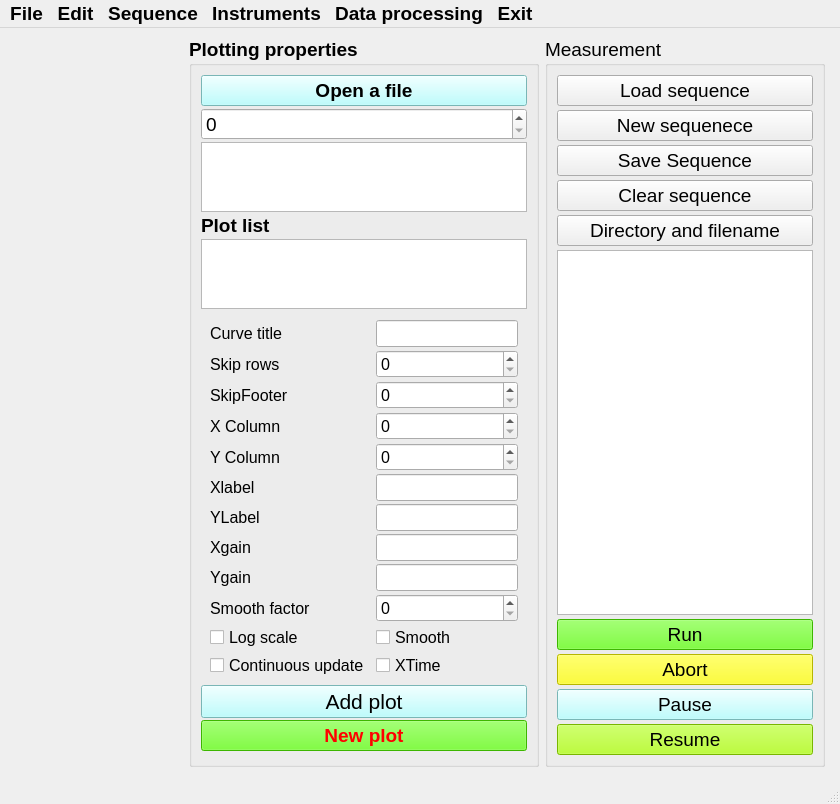
<?xml version="1.0" encoding="UTF-8"?>
<ui version="4.0">
 <class>MainWindow</class>
 <widget class="QMainWindow" name="MainWindow">
  <property name="geometry">
   <rect>
    <x>0</x>
    <y>0</y>
    <width>840</width>
    <height>668</height>
   </rect>
  </property>
  <property name="sizePolicy">
   <sizepolicy hsizetype="Maximum" vsizetype="Expanding">
    <horstretch>0</horstretch>
    <verstretch>0</verstretch>
   </sizepolicy>
  </property>
  <property name="font">
   <font>
    <family>Arial</family>
    <pointsize>14</pointsize>
    <weight>75</weight>
    <bold>true</bold>
   </font>
  </property>
  <property name="cursor">
   <cursorShape>ArrowCursor</cursorShape>
  </property>
  <property name="windowTitle">
   <string>MainWindow</string>
  </property>
  <property name="toolButtonStyle">
   <enum>Qt::ToolButtonTextUnderIcon</enum>
  </property>
  <property name="animated">
   <bool>true</bool>
  </property>
  <property name="tabShape">
   <enum>QTabWidget::Rounded</enum>
  </property>
  <property name="dockNestingEnabled">
   <bool>false</bool>
  </property>
  <widget class="QWidget" name="centralwidget">
   <layout class="QHBoxLayout" name="horizontalLayout">
    <item>
     <widget class="QWidget" name="plot_window" native="true">
      <property name="sizePolicy">
       <sizepolicy hsizetype="Expanding" vsizetype="Expanding">
        <horstretch>5</horstretch>
        <verstretch>0</verstretch>
       </sizepolicy>
      </property>
      <property name="maximumSize">
       <size>
        <width>1038</width>
        <height>16777215</height>
       </size>
      </property>
      <layout class="QVBoxLayout" name="mpl"/>
     </widget>
    </item>
    <item>
     <widget class="QGroupBox" name="groupBox">
      <property name="sizePolicy">
       <sizepolicy hsizetype="MinimumExpanding" vsizetype="Preferred">
        <horstretch>0</horstretch>
        <verstretch>0</verstretch>
       </sizepolicy>
      </property>
      <property name="styleSheet">
       <string notr="true">font: 75 12pt &quot;Arial&quot;;</string>
      </property>
      <property name="title">
       <string>Plotting properties</string>
      </property>
      <layout class="QGridLayout" name="gridLayout">
       <item row="0" column="0">
        <layout class="QVBoxLayout" name="verticalLayout">
         <property name="spacing">
          <number>2</number>
         </property>
         <property name="topMargin">
          <number>0</number>
         </property>
         <property name="rightMargin">
          <number>0</number>
         </property>
         <property name="bottomMargin">
          <number>4</number>
         </property>
         <item>
          <widget class="QPushButton" name="bbutton">
           <property name="sizePolicy">
            <sizepolicy hsizetype="Expanding" vsizetype="Expanding">
             <horstretch>0</horstretch>
             <verstretch>0</verstretch>
            </sizepolicy>
           </property>
           <property name="styleSheet">
            <string notr="true">background-color: rgb(170, 255, 255);
font: 75 14pt &quot;Arial&quot;;</string>
           </property>
           <property name="text">
            <string>Open a file</string>
           </property>
          </widget>
         </item>
         <item>
          <widget class="QSpinBox" name="FileIndex">
           <property name="font">
            <font>
             <family>Arial</family>
             <pointsize>14</pointsize>
             <weight>50</weight>
             <italic>false</italic>
             <bold>false</bold>
            </font>
           </property>
           <property name="styleSheet">
            <string notr="true">font: 14pt &quot;Arial&quot;;</string>
           </property>
          </widget>
         </item>
         <item>
          <widget class="QTextEdit" name="file_name">
           <property name="sizePolicy">
            <sizepolicy hsizetype="Preferred" vsizetype="Preferred">
             <horstretch>1</horstretch>
             <verstretch>1</verstretch>
            </sizepolicy>
           </property>
           <property name="minimumSize">
            <size>
             <width>4</width>
             <height>0</height>
            </size>
           </property>
          </widget>
         </item>
         <item>
          <widget class="QLabel" name="label_11">
           <property name="text">
            <string>Plot list</string>
           </property>
          </widget>
         </item>
         <item>
          <widget class="QListWidget" name="PlotList"/>
         </item>
         <item>
          <widget class="QWidget" name="widget" native="true">
           <property name="sizePolicy">
            <sizepolicy hsizetype="Expanding" vsizetype="Expanding">
             <horstretch>0</horstretch>
             <verstretch>0</verstretch>
            </sizepolicy>
           </property>
           <property name="font">
            <font>
             <family>Arial</family>
             <pointsize>12</pointsize>
             <weight>9</weight>
             <italic>false</italic>
             <bold>false</bold>
            </font>
           </property>
           <layout class="QFormLayout" name="formLayout_2">
            <property name="horizontalSpacing">
             <number>2</number>
            </property>
            <property name="verticalSpacing">
             <number>3</number>
            </property>
            <property name="bottomMargin">
             <number>5</number>
            </property>
            <item row="3" column="0">
             <widget class="QLabel" name="label_9">
              <property name="sizePolicy">
               <sizepolicy hsizetype="Preferred" vsizetype="Expanding">
                <horstretch>0</horstretch>
                <verstretch>0</verstretch>
               </sizepolicy>
              </property>
              <property name="font">
               <font>
                <family>Arial</family>
                <pointsize>12</pointsize>
                <weight>9</weight>
                <italic>false</italic>
                <bold>false</bold>
               </font>
              </property>
              <property name="text">
               <string>Curve title</string>
              </property>
             </widget>
            </item>
            <item row="3" column="1">
             <widget class="QLineEdit" name="CurveLabel">
              <property name="sizePolicy">
               <sizepolicy hsizetype="Expanding" vsizetype="Expanding">
                <horstretch>0</horstretch>
                <verstretch>0</verstretch>
               </sizepolicy>
              </property>
              <property name="font">
               <font>
                <family>Arial</family>
                <pointsize>12</pointsize>
                <weight>9</weight>
                <italic>false</italic>
                <bold>false</bold>
               </font>
              </property>
             </widget>
            </item>
            <item row="4" column="0">
             <widget class="QLabel" name="label_4">
              <property name="sizePolicy">
               <sizepolicy hsizetype="Preferred" vsizetype="Expanding">
                <horstretch>0</horstretch>
                <verstretch>0</verstretch>
               </sizepolicy>
              </property>
              <property name="font">
               <font>
                <family>Arial</family>
                <pointsize>12</pointsize>
                <weight>9</weight>
                <italic>false</italic>
                <bold>false</bold>
               </font>
              </property>
              <property name="text">
               <string>Skip rows</string>
              </property>
             </widget>
            </item>
            <item row="4" column="1">
             <widget class="QSpinBox" name="SkipRows"/>
            </item>
            <item row="5" column="0">
             <widget class="QLabel" name="label_10">
              <property name="text">
               <string>SkipFooter</string>
              </property>
             </widget>
            </item>
            <item row="5" column="1">
             <widget class="QSpinBox" name="SkipFoot"/>
            </item>
            <item row="6" column="0">
             <widget class="QLabel" name="label">
              <property name="sizePolicy">
               <sizepolicy hsizetype="Preferred" vsizetype="Expanding">
                <horstretch>0</horstretch>
                <verstretch>0</verstretch>
               </sizepolicy>
              </property>
              <property name="font">
               <font>
                <family>Arial</family>
                <pointsize>12</pointsize>
                <weight>9</weight>
                <italic>false</italic>
                <bold>false</bold>
               </font>
              </property>
              <property name="text">
               <string>X Column</string>
              </property>
             </widget>
            </item>
            <item row="6" column="1">
             <widget class="QSpinBox" name="Xaxis">
              <property name="sizePolicy">
               <sizepolicy hsizetype="Minimum" vsizetype="Expanding">
                <horstretch>0</horstretch>
                <verstretch>0</verstretch>
               </sizepolicy>
              </property>
              <property name="font">
               <font>
                <family>Arial</family>
                <pointsize>12</pointsize>
                <weight>9</weight>
                <italic>false</italic>
                <bold>false</bold>
               </font>
              </property>
             </widget>
            </item>
            <item row="7" column="0">
             <widget class="QLabel" name="label_2">
              <property name="sizePolicy">
               <sizepolicy hsizetype="Preferred" vsizetype="Expanding">
                <horstretch>0</horstretch>
                <verstretch>0</verstretch>
               </sizepolicy>
              </property>
              <property name="font">
               <font>
                <family>Arial</family>
                <pointsize>12</pointsize>
                <weight>9</weight>
                <italic>false</italic>
                <bold>false</bold>
               </font>
              </property>
              <property name="text">
               <string>Y Column</string>
              </property>
             </widget>
            </item>
            <item row="7" column="1">
             <widget class="QSpinBox" name="Yaxis">
              <property name="sizePolicy">
               <sizepolicy hsizetype="Minimum" vsizetype="Expanding">
                <horstretch>0</horstretch>
                <verstretch>0</verstretch>
               </sizepolicy>
              </property>
              <property name="font">
               <font>
                <family>Arial</family>
                <pointsize>12</pointsize>
                <weight>9</weight>
                <italic>false</italic>
                <bold>false</bold>
               </font>
              </property>
             </widget>
            </item>
            <item row="8" column="0">
             <widget class="QLabel" name="label_5">
              <property name="sizePolicy">
               <sizepolicy hsizetype="Preferred" vsizetype="Expanding">
                <horstretch>0</horstretch>
                <verstretch>0</verstretch>
               </sizepolicy>
              </property>
              <property name="font">
               <font>
                <family>Arial</family>
                <pointsize>12</pointsize>
                <weight>9</weight>
                <italic>false</italic>
                <bold>false</bold>
               </font>
              </property>
              <property name="text">
               <string>Xlabel</string>
              </property>
             </widget>
            </item>
            <item row="8" column="1">
             <widget class="QLineEdit" name="Xlabel">
              <property name="sizePolicy">
               <sizepolicy hsizetype="Expanding" vsizetype="Expanding">
                <horstretch>0</horstretch>
                <verstretch>0</verstretch>
               </sizepolicy>
              </property>
              <property name="font">
               <font>
                <family>Arial</family>
                <pointsize>12</pointsize>
                <weight>9</weight>
                <italic>false</italic>
                <bold>false</bold>
               </font>
              </property>
             </widget>
            </item>
            <item row="10" column="0">
             <widget class="QLabel" name="label_3">
              <property name="sizePolicy">
               <sizepolicy hsizetype="Preferred" vsizetype="Expanding">
                <horstretch>0</horstretch>
                <verstretch>0</verstretch>
               </sizepolicy>
              </property>
              <property name="font">
               <font>
                <family>Arial</family>
                <pointsize>12</pointsize>
                <weight>9</weight>
                <italic>false</italic>
                <bold>false</bold>
               </font>
              </property>
              <property name="text">
               <string>YLabel</string>
              </property>
             </widget>
            </item>
            <item row="10" column="1">
             <widget class="QLineEdit" name="Ylabel">
              <property name="sizePolicy">
               <sizepolicy hsizetype="Expanding" vsizetype="Expanding">
                <horstretch>0</horstretch>
                <verstretch>0</verstretch>
               </sizepolicy>
              </property>
              <property name="font">
               <font>
                <family>Arial</family>
                <pointsize>12</pointsize>
                <weight>9</weight>
                <italic>false</italic>
                <bold>false</bold>
               </font>
              </property>
             </widget>
            </item>
            <item row="12" column="0">
             <widget class="QLabel" name="label_6">
              <property name="sizePolicy">
               <sizepolicy hsizetype="Preferred" vsizetype="Expanding">
                <horstretch>0</horstretch>
                <verstretch>0</verstretch>
               </sizepolicy>
              </property>
              <property name="font">
               <font>
                <family>Arial</family>
                <pointsize>12</pointsize>
                <weight>9</weight>
                <italic>false</italic>
                <bold>false</bold>
               </font>
              </property>
              <property name="text">
               <string>Xgain</string>
              </property>
             </widget>
            </item>
            <item row="12" column="1">
             <widget class="QLineEdit" name="Xgain">
              <property name="sizePolicy">
               <sizepolicy hsizetype="Expanding" vsizetype="Expanding">
                <horstretch>0</horstretch>
                <verstretch>0</verstretch>
               </sizepolicy>
              </property>
              <property name="font">
               <font>
                <family>Arial</family>
                <pointsize>12</pointsize>
                <weight>9</weight>
                <italic>false</italic>
                <bold>false</bold>
               </font>
              </property>
             </widget>
            </item>
            <item row="14" column="0">
             <widget class="QLabel" name="label_7">
              <property name="sizePolicy">
               <sizepolicy hsizetype="Preferred" vsizetype="Expanding">
                <horstretch>0</horstretch>
                <verstretch>0</verstretch>
               </sizepolicy>
              </property>
              <property name="font">
               <font>
                <family>Arial</family>
                <pointsize>12</pointsize>
                <weight>9</weight>
                <italic>false</italic>
                <bold>false</bold>
               </font>
              </property>
              <property name="text">
               <string>Ygain</string>
              </property>
             </widget>
            </item>
            <item row="14" column="1">
             <widget class="QLineEdit" name="Ygain">
              <property name="sizePolicy">
               <sizepolicy hsizetype="Expanding" vsizetype="Expanding">
                <horstretch>0</horstretch>
                <verstretch>0</verstretch>
               </sizepolicy>
              </property>
              <property name="font">
               <font>
                <family>Arial</family>
                <pointsize>12</pointsize>
                <weight>9</weight>
                <italic>false</italic>
                <bold>false</bold>
               </font>
              </property>
             </widget>
            </item>
            <item row="17" column="0">
             <widget class="QLabel" name="label_8">
              <property name="sizePolicy">
               <sizepolicy hsizetype="Preferred" vsizetype="Expanding">
                <horstretch>0</horstretch>
                <verstretch>0</verstretch>
               </sizepolicy>
              </property>
              <property name="font">
               <font>
                <family>Arial</family>
                <pointsize>12</pointsize>
                <weight>9</weight>
                <italic>false</italic>
                <bold>false</bold>
               </font>
              </property>
              <property name="text">
               <string>Smooth factor</string>
              </property>
             </widget>
            </item>
            <item row="17" column="1">
             <widget class="QSpinBox" name="SmoothFac">
              <property name="sizePolicy">
               <sizepolicy hsizetype="Minimum" vsizetype="Expanding">
                <horstretch>0</horstretch>
                <verstretch>0</verstretch>
               </sizepolicy>
              </property>
              <property name="font">
               <font>
                <family>Arial</family>
                <pointsize>12</pointsize>
                <weight>9</weight>
                <italic>false</italic>
                <bold>false</bold>
               </font>
              </property>
             </widget>
            </item>
            <item row="18" column="0">
             <widget class="QCheckBox" name="LogScale">
              <property name="sizePolicy">
               <sizepolicy hsizetype="Fixed" vsizetype="Expanding">
                <horstretch>0</horstretch>
                <verstretch>0</verstretch>
               </sizepolicy>
              </property>
              <property name="font">
               <font>
                <family>Arial</family>
                <pointsize>12</pointsize>
                <weight>9</weight>
                <italic>false</italic>
                <bold>false</bold>
               </font>
              </property>
              <property name="text">
               <string>Log scale</string>
              </property>
             </widget>
            </item>
            <item row="18" column="1">
             <widget class="QCheckBox" name="Smooth">
              <property name="sizePolicy">
               <sizepolicy hsizetype="Fixed" vsizetype="Expanding">
                <horstretch>0</horstretch>
                <verstretch>0</verstretch>
               </sizepolicy>
              </property>
              <property name="font">
               <font>
                <family>Arial</family>
                <pointsize>12</pointsize>
                <weight>9</weight>
                <italic>false</italic>
                <bold>false</bold>
               </font>
              </property>
              <property name="text">
               <string>Smooth</string>
              </property>
             </widget>
            </item>
            <item row="19" column="0">
             <widget class="QCheckBox" name="Continuous">
              <property name="sizePolicy">
               <sizepolicy hsizetype="Minimum" vsizetype="Expanding">
                <horstretch>0</horstretch>
                <verstretch>0</verstretch>
               </sizepolicy>
              </property>
              <property name="font">
               <font>
                <family>Arial</family>
                <pointsize>12</pointsize>
                <weight>9</weight>
                <italic>false</italic>
                <bold>false</bold>
               </font>
              </property>
              <property name="text">
               <string>Continuous update </string>
              </property>
             </widget>
            </item>
            <item row="19" column="1">
             <widget class="QCheckBox" name="XTime">
              <property name="sizePolicy">
               <sizepolicy hsizetype="Minimum" vsizetype="Expanding">
                <horstretch>0</horstretch>
                <verstretch>0</verstretch>
               </sizepolicy>
              </property>
              <property name="font">
               <font>
                <family>Arial</family>
                <pointsize>12</pointsize>
                <weight>9</weight>
                <italic>false</italic>
                <bold>false</bold>
               </font>
              </property>
              <property name="text">
               <string>XTime</string>
              </property>
             </widget>
            </item>
           </layout>
          </widget>
         </item>
         <item>
          <widget class="QPushButton" name="addPlot">
           <property name="font">
            <font>
             <family>Arial</family>
             <pointsize>16</pointsize>
             <weight>9</weight>
             <italic>false</italic>
             <bold>false</bold>
            </font>
           </property>
           <property name="styleSheet">
            <string notr="true">font: 75 16pt &quot;Arial&quot;;
background-color: rgb(170, 255, 255);</string>
           </property>
           <property name="text">
            <string>Add plot</string>
           </property>
          </widget>
         </item>
         <item>
          <widget class="QPushButton" name="plot_Btn">
           <property name="styleSheet">
            <string notr="true">color: rgb(255, 0, 0);
font: 75 16pt &quot;Arial&quot;;
background-color: rgb(85, 255, 0);</string>
           </property>
           <property name="text">
            <string>New plot</string>
           </property>
          </widget>
         </item>
        </layout>
       </item>
      </layout>
     </widget>
    </item>
    <item>
     <widget class="QGroupBox" name="groupBox_2">
      <property name="sizePolicy">
       <sizepolicy hsizetype="Expanding" vsizetype="Expanding">
        <horstretch>0</horstretch>
        <verstretch>0</verstretch>
       </sizepolicy>
      </property>
      <property name="font">
       <font>
        <family>Arial</family>
        <pointsize>14</pointsize>
        <weight>50</weight>
        <italic>false</italic>
        <bold>false</bold>
       </font>
      </property>
      <property name="title">
       <string>Measurement</string>
      </property>
      <layout class="QVBoxLayout" name="verticalLayout_2">
       <property name="spacing">
        <number>4</number>
       </property>
       <item>
        <widget class="QPushButton" name="LoadSeq">
         <property name="text">
          <string>Load sequence</string>
         </property>
        </widget>
       </item>
       <item>
        <widget class="QPushButton" name="NewSeq">
         <property name="text">
          <string>New sequenece</string>
         </property>
        </widget>
       </item>
       <item>
        <widget class="QPushButton" name="SaveSeq">
         <property name="text">
          <string>Save Sequence</string>
         </property>
        </widget>
       </item>
       <item>
        <widget class="QPushButton" name="ClearSeq">
         <property name="text">
          <string>Clear sequence</string>
         </property>
        </widget>
       </item>
       <item>
        <widget class="QPushButton" name="DataSave">
         <property name="text">
          <string>Directory and filename</string>
         </property>
        </widget>
       </item>
       <item>
        <widget class="QListWidget" name="QueList">
         <property name="font">
          <font>
           <family>Arial</family>
           <pointsize>14</pointsize>
           <weight>50</weight>
           <italic>false</italic>
           <bold>false</bold>
          </font>
         </property>
        </widget>
       </item>
       <item>
        <widget class="QPushButton" name="StartSeq">
         <property name="styleSheet">
          <string notr="true">background-color: rgb(85, 255, 0);
font: 75 16pt &quot;Arial&quot;;</string>
         </property>
         <property name="text">
          <string>Run</string>
         </property>
        </widget>
       </item>
       <item>
        <widget class="QPushButton" name="AbortSeq">
         <property name="font">
          <font>
           <family>Arial</family>
           <pointsize>14</pointsize>
           <weight>50</weight>
           <italic>false</italic>
           <bold>false</bold>
          </font>
         </property>
         <property name="styleSheet">
          <string notr="true">background-color: rgb(255, 0, 0);
background-color: rgb(255, 255, 0);</string>
         </property>
         <property name="text">
          <string>Abort</string>
         </property>
        </widget>
       </item>
       <item>
        <widget class="QPushButton" name="PauseButton">
         <property name="styleSheet">
          <string notr="true">background-color: rgb(170, 255, 255);
font: 16pt &quot;Arial&quot;;</string>
         </property>
         <property name="text">
          <string>Pause</string>
         </property>
        </widget>
       </item>
       <item>
        <widget class="QPushButton" name="ResumeButton">
         <property name="styleSheet">
          <string notr="true">
background-color: rgb(170, 255, 0);
font: 16pt &quot;Arial&quot;;</string>
         </property>
         <property name="text">
          <string>Resume</string>
         </property>
        </widget>
       </item>
      </layout>
     </widget>
    </item>
    <item>
     <widget class="QSplitter" name="splitter_3">
      <property name="orientation">
       <enum>Qt::Horizontal</enum>
      </property>
      <widget class="QSplitter" name="splitter_2">
       <property name="orientation">
        <enum>Qt::Horizontal</enum>
       </property>
      </widget>
     </widget>
    </item>
   </layout>
  </widget>
  <widget class="QMenuBar" name="menubar">
   <property name="geometry">
    <rect>
     <x>0</x>
     <y>0</y>
     <width>840</width>
     <height>18</height>
    </rect>
   </property>
   <widget class="QMenu" name="menuFile">
    <property name="autoFillBackground">
     <bool>true</bool>
    </property>
    <property name="title">
     <string>File</string>
    </property>
    <addaction name="actionnew"/>
    <addaction name="actionopen"/>
    <addaction name="actionsave"/>
    <addaction name="actiondelete"/>
   </widget>
   <widget class="QMenu" name="menuEdit">
    <property name="font">
     <font>
      <family>Arial</family>
      <pointsize>16</pointsize>
      <weight>75</weight>
      <bold>true</bold>
     </font>
    </property>
    <property name="title">
     <string>Edit</string>
    </property>
   </widget>
   <widget class="QMenu" name="menuSequence">
    <property name="title">
     <string>Sequence</string>
    </property>
    <addaction name="actionNew_sequence"/>
    <addaction name="actionEdit_sequence"/>
   </widget>
   <widget class="QMenu" name="menuInstruments">
    <property name="title">
     <string>Instruments</string>
    </property>
    <addaction name="actionScan_for_instruments"/>
    <addaction name="actionInstruments_drivers"/>
   </widget>
   <widget class="QMenu" name="DataPro">
    <property name="title">
     <string>Data processing</string>
    </property>
    <addaction name="actionGains"/>
    <addaction name="actionSmooth"/>
    <addaction name="actionFit"/>
    <addaction name="actionIntegrate"/>
    <addaction name="actionDerivative"/>
    <addaction name="actionFourier_transform"/>
   </widget>
   <widget class="QMenu" name="menuExcit">
    <property name="title">
     <string>Exit</string>
    </property>
   </widget>
   <addaction name="menuFile"/>
   <addaction name="menuEdit"/>
   <addaction name="menuSequence"/>
   <addaction name="menuInstruments"/>
   <addaction name="DataPro"/>
   <addaction name="menuExcit"/>
  </widget>
  <widget class="QStatusBar" name="statusbar"/>
  <action name="actionnew">
   <property name="text">
    <string>new</string>
   </property>
   <property name="iconText">
    <string>new</string>
   </property>
   <property name="font">
    <font>
     <family>Arial</family>
     <pointsize>16</pointsize>
     <weight>75</weight>
     <bold>true</bold>
    </font>
   </property>
  </action>
  <action name="actionopen">
   <property name="text">
    <string>open</string>
   </property>
  </action>
  <action name="actionsave">
   <property name="text">
    <string>save</string>
   </property>
  </action>
  <action name="actiondelete">
   <property name="text">
    <string>delete</string>
   </property>
  </action>
  <action name="actionScan_for_instruments">
   <property name="text">
    <string>Scan for instruments</string>
   </property>
  </action>
  <action name="actionInstruments_drivers">
   <property name="text">
    <string>Instruments drivers</string>
   </property>
  </action>
  <action name="actionNew_sequence">
   <property name="text">
    <string>New sequence</string>
   </property>
  </action>
  <action name="actionEdit_sequence">
   <property name="text">
    <string>Edit sequence</string>
   </property>
  </action>
  <action name="actionSmooth">
   <property name="text">
    <string>Smooth</string>
   </property>
  </action>
  <action name="actionFit">
   <property name="text">
    <string>Fit</string>
   </property>
  </action>
  <action name="actionIntegrate">
   <property name="text">
    <string>Integrate</string>
   </property>
  </action>
  <action name="actionDerivative">
   <property name="text">
    <string>Derivative</string>
   </property>
  </action>
  <action name="actionFourier_transform">
   <property name="text">
    <string>Fourier transform</string>
   </property>
  </action>
  <action name="actionGains">
   <property name="text">
    <string>Gains</string>
   </property>
  </action>
 </widget>
 <resources/>
 <connections/>
</ui>
